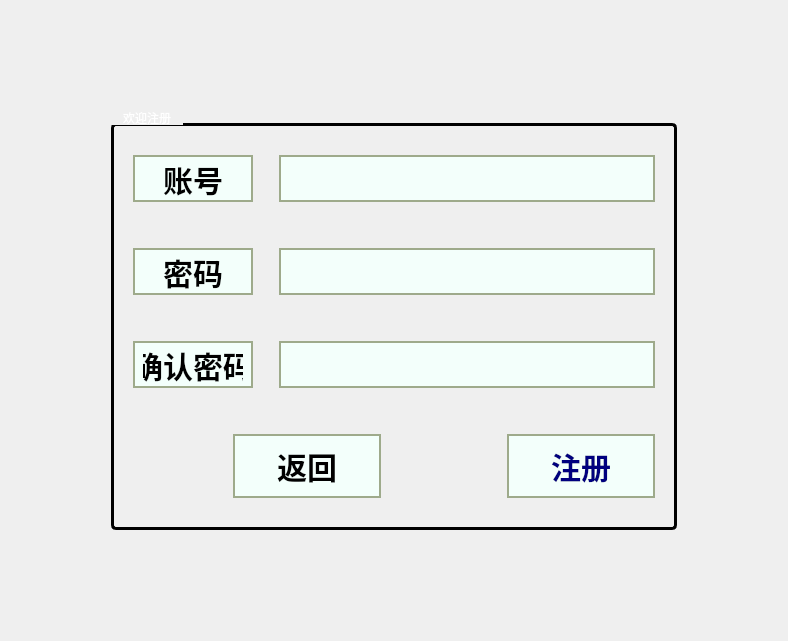
      <widget class="QWidget" name="page_register">
       <property name="sizePolicy">
        <sizepolicy hsizetype="Expanding" vsizetype="Preferred">
         <horstretch>0</horstretch>
         <verstretch>0</verstretch>
        </sizepolicy>
       </property>
       <property name="styleSheet">
        <string notr="true">page_register {
    border-image: url(:/img/images/7.jpg) 0 0 0 0 stretch stretch;
}
</string>
       </property>
       <layout class="QVBoxLayout" name="verticalLayout_67">
        <item>
         <layout class="QVBoxLayout" name="verticalLayout_22">
          <property name="leftMargin">
           <number>100</number>
          </property>
          <property name="topMargin">
           <number>100</number>
          </property>
          <property name="rightMargin">
           <number>100</number>
          </property>
          <property name="bottomMargin">
           <number>100</number>
          </property>
          <item>
           <layout class="QVBoxLayout" name="verticalLayout_23">
            <item>
             <widget class="QGroupBox" name="groupBox_8">
              <property name="styleSheet">
               <string notr="true">QGroupBox {
    border: 3px solid ffffff;
    border-radius: 5px;             
    margin-top: 12px;             
    color: white;                   
    font: bold 30px &quot;微软雅黑&quot;;       
}

QGroupBox::title {
    subcontrol-origin: margin;     
    subcontrol-position: top left;  
    padding: 0 10px;     
    font: 75 22pt &quot;Bahnschrift&quot;;           
}
</string>
              </property>
              <property name="title">
               <string>欢迎注册</string>
              </property>
              <layout class="QVBoxLayout" name="verticalLayout_56">
               <item>
                <layout class="QHBoxLayout" name="horizontalLayout_5" stretch="1,3">
                 <item>
                  <layout class="QHBoxLayout" name="horizontalLayout_8">
                   <property name="leftMargin">
                    <number>10</number>
                   </property>
                   <property name="topMargin">
                    <number>20</number>
                   </property>
                   <property name="rightMargin">
                    <number>10</number>
                   </property>
                   <property name="bottomMargin">
                    <number>20</number>
                   </property>
                   <item>
                    <widget class="QLabel" name="label_account1">
                     <property name="sizePolicy">
                      <sizepolicy hsizetype="Expanding" vsizetype="Preferred">
                       <horstretch>0</horstretch>
                       <verstretch>0</verstretch>
                      </sizepolicy>
                     </property>
                     <property name="styleSheet">
                      <string notr="true">QLabel{ 
    color: rgb(0, 0, 0);
	background-color: rgb(243, 255, 251);                        
    border: 2px solid rgb(158, 170, 139);      
    border-radius: 0px;                          
    font-weight: bold;  
    padding: 3px 8px;  
    font-weight: bold;
    font-size: 30px;     
    min-width: 100px;   
    min-height: 30px;    
}

QLabel:hover {
    background-color: rgb(180, 220, 255);    
}

QLabel:pressed {
    background-color: rgb(150, 200, 255);    
}</string>
                     </property>
                     <property name="text">
                      <string>账号</string>
                     </property>
                     <property name="alignment">
                      <set>Qt::AlignCenter</set>
                     </property>
                    </widget>
                   </item>
                  </layout>
                 </item>
                 <item>
                  <layout class="QHBoxLayout" name="horizontalLayout_9">
                   <property name="leftMargin">
                    <number>10</number>
                   </property>
                   <property name="topMargin">
                    <number>20</number>
                   </property>
                   <property name="rightMargin">
                    <number>10</number>
                   </property>
                   <property name="bottomMargin">
                    <number>20</number>
                   </property>
                   <item>
                    <widget class="QLineEdit" name="edit_account1">
                     <property name="styleSheet">
                      <string notr="true">QLineEdit {
    color: rgb(0, 0, 0);                          
    background-color: rgb(243, 255, 251);         
    border: 2px solid rgb(158, 170, 139);          
    border-radius: 0px;                           
    padding: 3px 8px;                             
    font-weight: bold;                           
    font-size: 30px;                             
    min-height: 30px;                            
}


QLineEdit:hover {
    background-color: rgb(180, 220, 255);
}

QLineEdit:focus {
    background-color: rgb(150, 200, 255);
    border: 2px solid rgb(100, 140, 100);
}
</string>
                     </property>
                    </widget>
                   </item>
                  </layout>
                 </item>
                </layout>
               </item>
               <item>
                <layout class="QHBoxLayout" name="horizontalLayout_7" stretch="1,3">
                 <item>
                  <layout class="QHBoxLayout" name="horizontalLayout_10">
                   <property name="leftMargin">
                    <number>10</number>
                   </property>
                   <property name="topMargin">
                    <number>20</number>
                   </property>
                   <property name="rightMargin">
                    <number>10</number>
                   </property>
                   <property name="bottomMargin">
                    <number>20</number>
                   </property>
                   <item>
                    <widget class="QLabel" name="label_encode1">
                     <property name="sizePolicy">
                      <sizepolicy hsizetype="Expanding" vsizetype="Fixed">
                       <horstretch>0</horstretch>
                       <verstretch>0</verstretch>
                      </sizepolicy>
                     </property>
                     <property name="styleSheet">
                      <string notr="true">QLabel{ 
    color: rgb(0, 0, 0);
	background-color: rgb(243, 255, 251);                        
    border: 2px solid rgb(158, 170, 139);      
    border-radius: 0px;                          
    font-weight: bold;  
    padding: 3px 8px;  
    font-weight: bold;
    font-size: 30px;     
    min-width: 100px;   
    min-height: 30px;    
}

QLabel:hover {
    background-color: rgb(180, 220, 255);    
}

QLabel:pressed {
    background-color: rgb(150, 200, 255);    
}</string>
                     </property>
                     <property name="text">
                      <string>密码</string>
                     </property>
                     <property name="alignment">
                      <set>Qt::AlignCenter</set>
                     </property>
                    </widget>
                   </item>
                  </layout>
                 </item>
                 <item>
                  <layout class="QHBoxLayout" name="horizontalLayout_12">
                   <property name="leftMargin">
                    <number>10</number>
                   </property>
                   <property name="topMargin">
                    <number>20</number>
                   </property>
                   <property name="rightMargin">
                    <number>10</number>
                   </property>
                   <property name="bottomMargin">
                    <number>20</number>
                   </property>
                   <item>
                    <widget class="QLineEdit" name="edit_encode1">
                     <property name="styleSheet">
                      <string notr="true">QLineEdit {
    color: rgb(0, 0, 0);                            /* 文字颜色 */
    background-color: rgb(243, 255, 251);          /* 背景颜色（和 QLabel 一致）*/
    border: 2px solid rgb(158, 170, 139);          /* 边框样式一致 */
    border-radius: 0px;                            /* 直角边框 */
    padding: 3px 8px;                              /* 内边距，保证文字居中不贴边 */
    font-weight: bold;                             /* 粗体 */
    font-size: 30px;                               /* 字体大小与 QLabel 一致 */
    min-height: 30px;                              /* 控件高度一致 */
}

/* 鼠标悬浮时颜色呼应 */
QLineEdit:hover {
    background-color: rgb(180, 220, 255);
}

/* 输入时颜色加深提示 */
QLineEdit:focus {
    background-color: rgb(150, 200, 255);
    border: 2px solid rgb(100, 140, 100);
}
</string>
                     </property>
                     <property name="echoMode">
                      <enum>QLineEdit::Password</enum>
                     </property>
                    </widget>
                   </item>
                  </layout>
                 </item>
                </layout>
               </item>
               <item>
                <layout class="QHBoxLayout" name="horizontalLayout_6" stretch="1,3">
                 <item>
                  <layout class="QHBoxLayout" name="horizontalLayout_13">
                   <property name="leftMargin">
                    <number>10</number>
                   </property>
                   <property name="topMargin">
                    <number>20</number>
                   </property>
                   <property name="rightMargin">
                    <number>10</number>
                   </property>
                   <property name="bottomMargin">
                    <number>20</number>
                   </property>
                   <item>
                    <widget class="QLabel" name="label_conencode1">
                     <property name="sizePolicy">
                      <sizepolicy hsizetype="Expanding" vsizetype="Fixed">
                       <horstretch>0</horstretch>
                       <verstretch>0</verstretch>
                      </sizepolicy>
                     </property>
                     <property name="styleSheet">
                      <string notr="true">QLabel{ 
    color: rgb(0, 0, 0);
	background-color: rgb(243, 255, 251);                        
    border: 2px solid rgb(158, 170, 139);      
    border-radius: 0px;                          
    font-weight: bold;  
    padding: 3px 8px;  
    font-weight: bold;
    font-size: 30px;     
    min-width: 100px;   
    min-height: 30px;    
}

QLabel:hover {
    background-color: rgb(180, 220, 255);    
}

QLabel:pressed {
    background-color: rgb(150, 200, 255);    
}</string>
                     </property>
                     <property name="text">
                      <string>确认密码</string>
                     </property>
                     <property name="alignment">
                      <set>Qt::AlignCenter</set>
                     </property>
                    </widget>
                   </item>
                  </layout>
                 </item>
                 <item>
                  <layout class="QHBoxLayout" name="horizontalLayout_14">
                   <property name="leftMargin">
                    <number>10</number>
                   </property>
                   <property name="topMargin">
                    <number>20</number>
                   </property>
                   <property name="rightMargin">
                    <number>10</number>
                   </property>
                   <property name="bottomMargin">
                    <number>20</number>
                   </property>
                   <item>
                    <widget class="QLineEdit" name="edit_conencode1">
                     <property name="styleSheet">
                      <string notr="true">QLineEdit {
    color: rgb(0, 0, 0);                           
    background-color: rgb(243, 255, 251);         
    border: 2px solid rgb(158, 170, 139);         
    border-radius: 0px;                           
    padding: 3px 8px;                             
    font-weight: bold;                            
    font-size: 30px;                              
    min-height: 30px;                             
}

QLineEdit:hover {
    background-color: rgb(180, 220, 255);
}

QLineEdit:focus {
    background-color: rgb(150, 200, 255);
    border: 2px solid rgb(100, 140, 100);
}
</string>
                     </property>
                     <property name="echoMode">
                      <enum>QLineEdit::Password</enum>
                     </property>
                    </widget>
                   </item>
                  </layout>
                 </item>
                </layout>
               </item>
               <item>
                <layout class="QHBoxLayout" name="horizontalLayout_4" stretch="1,1">
                 <item>
                  <layout class="QHBoxLayout" name="horizontalLayout_43">
                   <property name="leftMargin">
                    <number>110</number>
                   </property>
                   <property name="topMargin">
                    <number>20</number>
                   </property>
                   <property name="rightMargin">
                    <number>10</number>
                   </property>
                   <property name="bottomMargin">
                    <number>20</number>
                   </property>
                   <item>
                    <widget class="QPushButton" name="btn_back1">
                     <property name="sizePolicy">
                      <sizepolicy hsizetype="Expanding" vsizetype="Fixed">
                       <horstretch>0</horstretch>
                       <verstretch>0</verstretch>
                      </sizepolicy>
                     </property>
                     <property name="styleSheet">
                      <string notr="true">QPushButton { 
    color: rgb(0, 0, 0);
	background-color: rgb(243, 255, 251);                        
    border: 2px solid rgb(158, 170, 139);      
    border-radius: 0px;                          
    font-weight: bold;  
    padding: 8px 12px;  
    font-weight: bold;
    font-size: 30px;     
    min-width: 120px;   
    min-height: 40px;    
}

QPushButton:hover {
    background-color: rgb(180, 220, 255);    
}

QPushButton:pressed {
    background-color: rgb(150, 200, 255);    
}</string>
                     </property>
                     <property name="text">
                      <string>返回</string>
                     </property>
                    </widget>
                   </item>
                  </layout>
                 </item>
                 <item>
                  <layout class="QHBoxLayout" name="horizontalLayout_45">
                   <property name="leftMargin">
                    <number>110</number>
                   </property>
                   <property name="topMargin">
                    <number>20</number>
                   </property>
                   <property name="rightMargin">
                    <number>10</number>
                   </property>
                   <property name="bottomMargin">
                    <number>20</number>
                   </property>
                   <item>
                    <widget class="QPushButton" name="btn_makeregister">
                     <property name="sizePolicy">
                      <sizepolicy hsizetype="Expanding" vsizetype="Fixed">
                       <horstretch>0</horstretch>
                       <verstretch>0</verstretch>
                      </sizepolicy>
                     </property>
                     <property name="styleSheet">
                      <string notr="true">QPushButton { 
    color: rgb(0, 0, 127);
	background-color: rgb(243, 255, 251);                        
    border: 2px solid rgb(158, 170, 139);      
    border-radius: 0px;                          
    font-weight: bold;  
    padding: 8px 12px;  
    font-weight: bold;
    font-size: 30px;     
    min-width: 120px;    
    min-height: 40px;                   
 
}

QPushButton:hover {
    background-color: rgb(180, 220, 255);    
}

QPushButton:pressed {
    background-color: rgb(150, 200, 255);    
}
</string>
                     </property>
                     <property name="text">
                      <string>注册</string>
                     </property>
                    </widget>
                   </item>
                  </layout>
                 </item>
                </layout>
               </item>
              </layout>
             </widget>
            </item>
           </layout>
          </item>
         </layout>
        </item>
       </layout>
      </widget>
